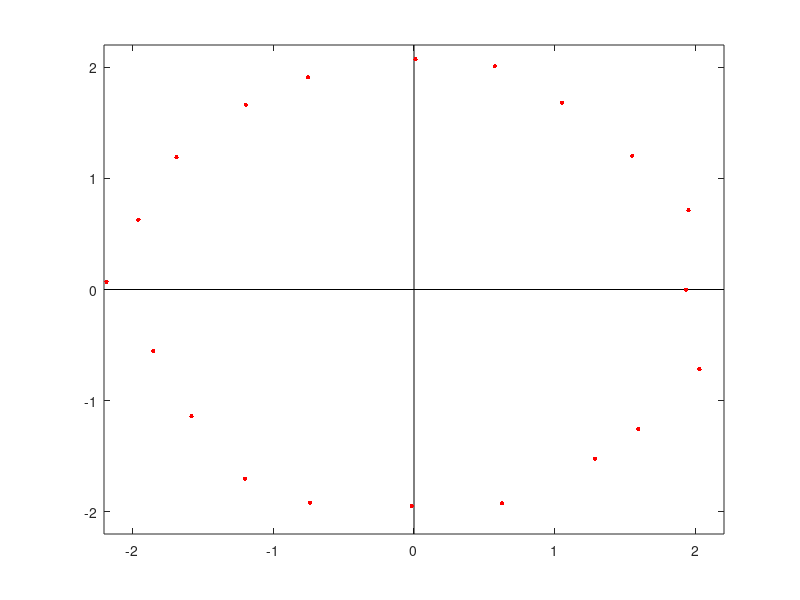

Source code (MATLAB):
N = 1000;
s= randn(N,1)+1i*randn(N,1);
x1 = s + randn(N,1)+ 1i*randn(N,1);
plot([-2.2 2.2],[0 0],'k-'), hold on
plot([0 0],[-2.2 2.2],'k-')
axis([-2.2 2.2 -2.2 2.2]);
for j  = 1:20
    x2 = (s + randn(N,1)+1i*randn(N,1))*exp(j*1i*pi/10); % fasförkjutning
    r = xcorr(x1,x2,10)/length(x1);
    plot(real(r(11)),imag(r(11)),'r.','markersize',10)
    phi = rad2deg(angle(r(11)))
    pause(0.5)
end
 
 
 
 